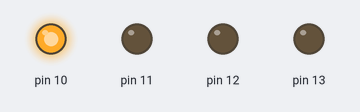
Bench run of a sketch on a simulated Arduino Uno, built with avr-gcc and run on an emulated ATmega328P. Shown: output pins drawn as LEDs (lit = HIGH).

Above: at 0.1 s.
At 1.1 s:
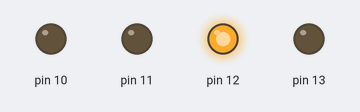
At 5.1 s:
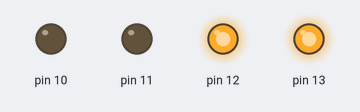
At 10.6 s:
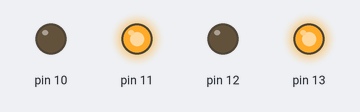
At 20.1 s:
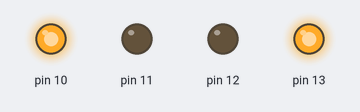
At 39.75 s:
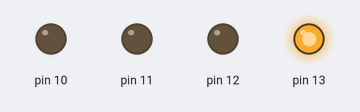
Timing chart, 0 to 40.0 s (numbered marks = the images above):
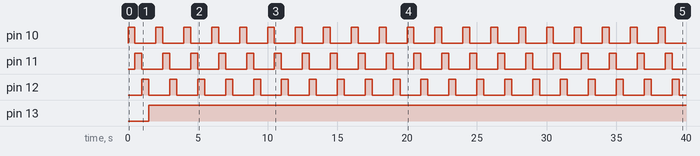

The sketch:

week07_3_arduino_blink_blink_blink_blink.ino
```cpp
//week07_3_arduino_blink_blink_blink_blink
void setup() {
  pinMode(10,OUTPUT); //把第10支腳,能送出資料 OUTPUT
  pinMode(11,OUTPUT); //把第11支腳,能送出資料 OUTPUT
  pinMode(12,OUTPUT); //把第12支腳,能送出資料 OUTPUT
  pinMode(13,OUTPUT); //把第13支腳,能送出資料 OUTPUT
}

void loop() {
  for(int i=10;i<=13;i++){
    digitalWrite(16,LOW); //暗掉
    digitalWrite(i-1,LOW); //發亮
    digitalWrite(i,HIGH); //暗掉
    delay(500);
  }
}
```

Measured:
- by itself, pin 10–12: alternates HIGH for 0.50 s and LOW for 1.5 s
- by itself, pin 13: LOW → HIGH at 1.5 s
